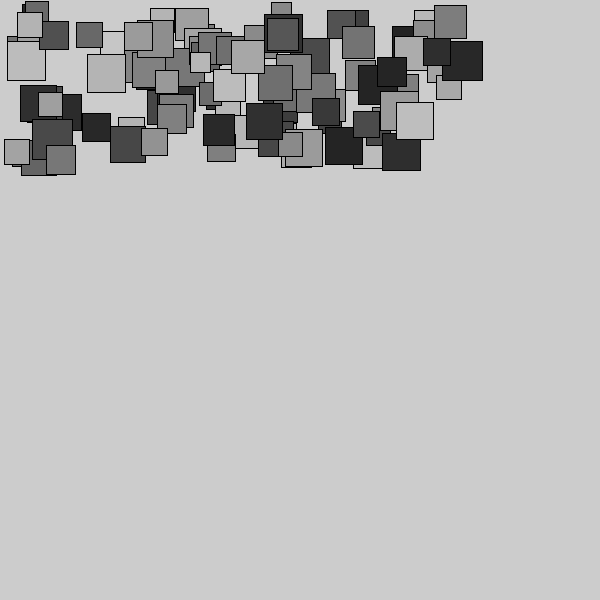
Frame 1 (no input)
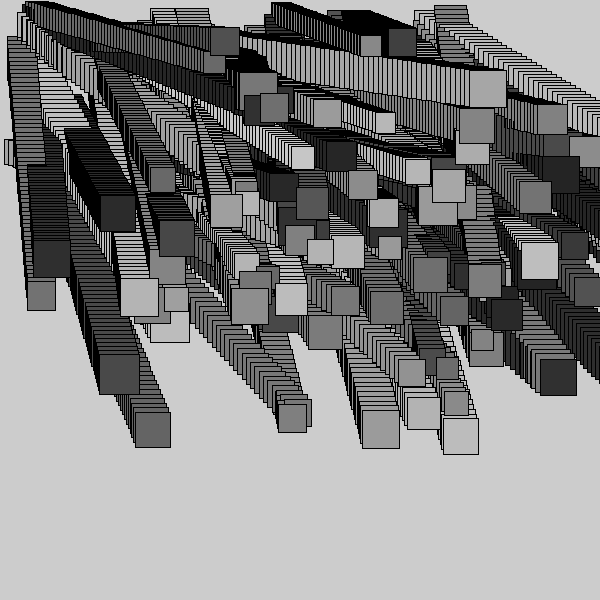
Frame 60 (the mouse pressed at the canvas centre just before this capture)
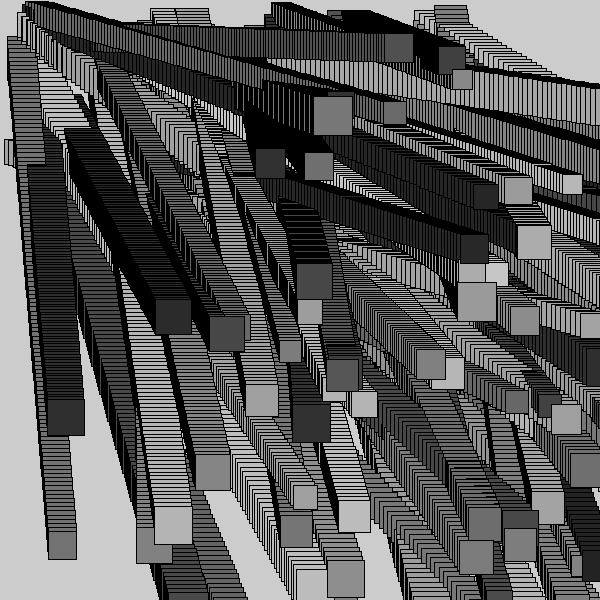
Frame 120 (the mouse held since frame 60 and released just before this capture)

The Processing sketch that drew these frames (run headless with seeded random() and noise(); from frame 60 on, the mouse is pressed at the canvas centre):

// Processing sketch: sketch_17
// ── sketch_17.pde
// this array creates two arrays of floats but with 
// no size, and with no effect in the draw loop. 

// fix the sketch so that the arrays have some size 
// and values, and are then used to draw something to 
// the screen in the draw loop. 

// finally, add behavior that changes the value of each 
// float in the loop every frame. try to add more arrays 
// (for colors, angles, etc) if there is behavior that 
// you want to change that doesn't involve positions.


float[] xPositions = new float[100];
float[] yPositions = new float [100];
float [] s = new float [100];
float [] col = new float [100];
float[] dx = new float [100];
float[] dy = new float [100];


void setup() {
  size(600, 600);
  //background(100);
  for (int i = 0; i < xPositions.length; i++) {
    xPositions[i] = random (0,450);
    yPositions[i] = random (0,150);
    s[i] = random (20,40);
    col [i] = random (35,200);
    dx[i] = random (0,5);
    dy[i] = random (0,5);
  }
}

void draw() {
   for (int i = 0; i < xPositions.length; i++){
     fill (col[i]);
     
  rect(xPositions[i],yPositions[i],s[i],s[i]);
  xPositions[i] += dx[i];
    yPositions[i] += dy[i];
  
}
}
